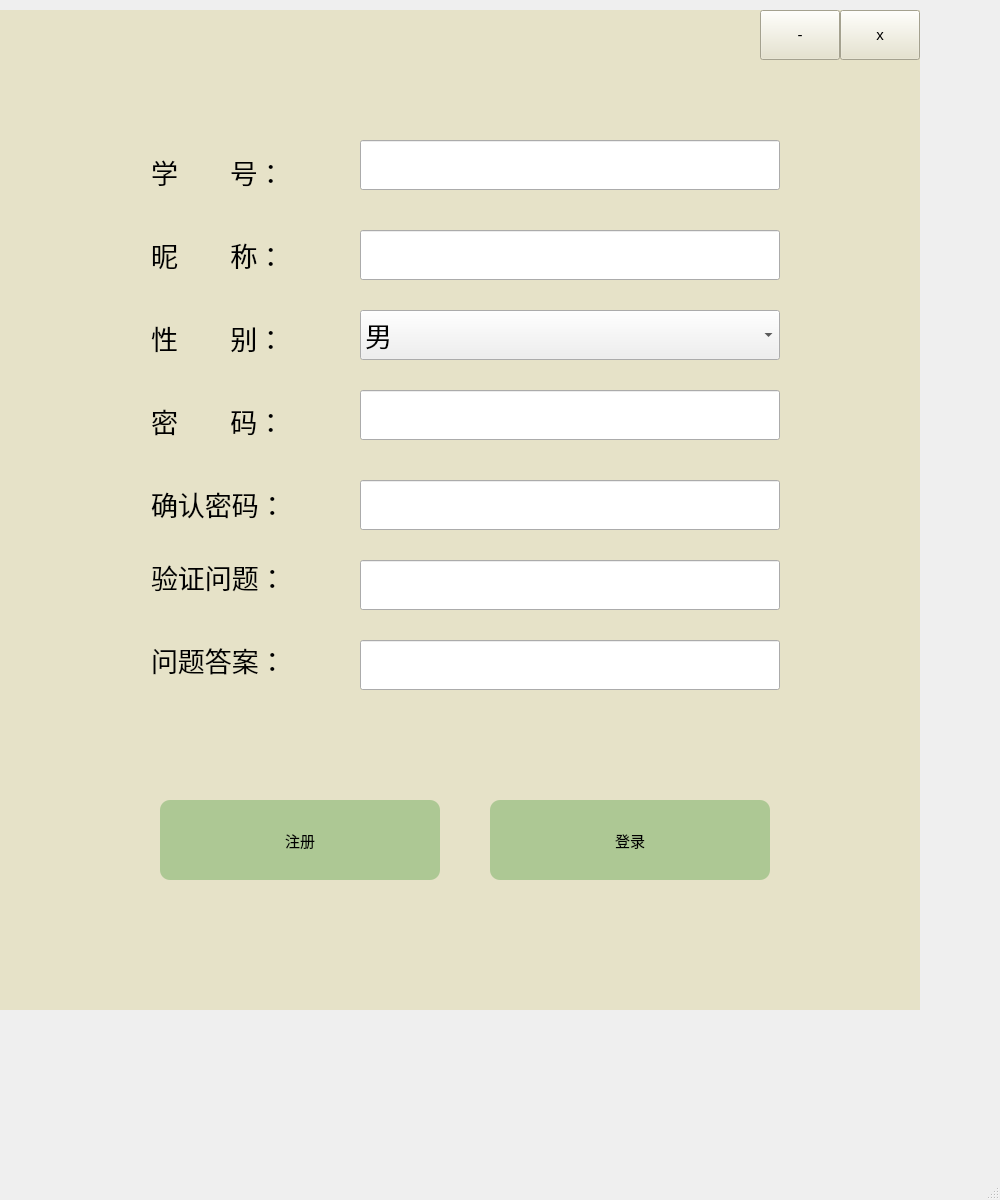
<?xml version="1.0" encoding="UTF-8"?>
<ui version="4.0">
 <class>Register</class>
 <widget class="QMainWindow" name="Register">
  <property name="geometry">
   <rect>
    <x>0</x>
    <y>0</y>
    <width>1000</width>
    <height>1200</height>
   </rect>
  </property>
  <property name="windowTitle">
   <string>MainWindow</string>
  </property>
  <widget class="QWidget" name="centralwidget">
   <widget class="QLineEdit" name="Name">
    <property name="geometry">
     <rect>
      <x>360</x>
      <y>230</y>
      <width>420</width>
      <height>50</height>
     </rect>
    </property>
    <property name="font">
     <font>
      <family>Arial</family>
      <pointsize>20</pointsize>
     </font>
    </property>
    <property name="text">
     <string/>
    </property>
   </widget>
   <widget class="QLineEdit" name="Sno">
    <property name="geometry">
     <rect>
      <x>360</x>
      <y>140</y>
      <width>420</width>
      <height>50</height>
     </rect>
    </property>
    <property name="font">
     <font>
      <family>Arial</family>
      <pointsize>20</pointsize>
     </font>
    </property>
   </widget>
   <widget class="QLineEdit" name="Key">
    <property name="geometry">
     <rect>
      <x>360</x>
      <y>390</y>
      <width>420</width>
      <height>50</height>
     </rect>
    </property>
    <property name="font">
     <font>
      <family>Arial</family>
      <pointsize>20</pointsize>
     </font>
    </property>
   </widget>
   <widget class="QLineEdit" name="C_key">
    <property name="geometry">
     <rect>
      <x>360</x>
      <y>480</y>
      <width>420</width>
      <height>50</height>
     </rect>
    </property>
    <property name="font">
     <font>
      <family>Arial</family>
      <pointsize>20</pointsize>
     </font>
    </property>
   </widget>
   <widget class="QLineEdit" name="Question">
    <property name="geometry">
     <rect>
      <x>360</x>
      <y>560</y>
      <width>420</width>
      <height>50</height>
     </rect>
    </property>
    <property name="font">
     <font>
      <family>Arial</family>
      <pointsize>20</pointsize>
     </font>
    </property>
   </widget>
   <widget class="QLineEdit" name="Answer">
    <property name="geometry">
     <rect>
      <x>360</x>
      <y>640</y>
      <width>420</width>
      <height>50</height>
     </rect>
    </property>
    <property name="font">
     <font>
      <family>Arial</family>
      <pointsize>20</pointsize>
     </font>
    </property>
   </widget>
   <widget class="QComboBox" name="Sex">
    <property name="geometry">
     <rect>
      <x>360</x>
      <y>310</y>
      <width>420</width>
      <height>50</height>
     </rect>
    </property>
    <property name="font">
     <font>
      <family>Arial</family>
      <pointsize>20</pointsize>
     </font>
    </property>
    <item>
     <property name="text">
      <string>男</string>
     </property>
    </item>
    <item>
     <property name="text">
      <string>女</string>
     </property>
    </item>
   </widget>
   <widget class="QLabel" name="label">
    <property name="geometry">
     <rect>
      <x>151</x>
      <y>151</y>
      <width>171</width>
      <height>41</height>
     </rect>
    </property>
    <property name="font">
     <font>
      <family>Arial</family>
      <pointsize>20</pointsize>
     </font>
    </property>
    <property name="text">
     <string>学       号：</string>
    </property>
   </widget>
   <widget class="QLabel" name="label_2">
    <property name="geometry">
     <rect>
      <x>151</x>
      <y>234</y>
      <width>181</width>
      <height>41</height>
     </rect>
    </property>
    <property name="font">
     <font>
      <family>Arial</family>
      <pointsize>20</pointsize>
     </font>
    </property>
    <property name="text">
     <string>昵       称：</string>
    </property>
   </widget>
   <widget class="QLabel" name="label_3">
    <property name="geometry">
     <rect>
      <x>151</x>
      <y>317</y>
      <width>191</width>
      <height>41</height>
     </rect>
    </property>
    <property name="font">
     <font>
      <family>Arial</family>
      <pointsize>20</pointsize>
     </font>
    </property>
    <property name="text">
     <string>性       别：</string>
    </property>
   </widget>
   <widget class="QLabel" name="label_4">
    <property name="geometry">
     <rect>
      <x>151</x>
      <y>400</y>
      <width>191</width>
      <height>41</height>
     </rect>
    </property>
    <property name="font">
     <font>
      <family>Arial</family>
      <pointsize>20</pointsize>
     </font>
    </property>
    <property name="text">
     <string>密       码：</string>
    </property>
   </widget>
   <widget class="QLabel" name="label_5">
    <property name="geometry">
     <rect>
      <x>151</x>
      <y>483</y>
      <width>191</width>
      <height>41</height>
     </rect>
    </property>
    <property name="font">
     <font>
      <family>Arial</family>
      <pointsize>20</pointsize>
     </font>
    </property>
    <property name="text">
     <string>确认密码：</string>
    </property>
   </widget>
   <widget class="QLabel" name="label_6">
    <property name="geometry">
     <rect>
      <x>151</x>
      <y>556</y>
      <width>191</width>
      <height>41</height>
     </rect>
    </property>
    <property name="font">
     <font>
      <family>Arial</family>
      <pointsize>20</pointsize>
     </font>
    </property>
    <property name="text">
     <string>验证问题：</string>
    </property>
   </widget>
   <widget class="QLabel" name="label_7">
    <property name="geometry">
     <rect>
      <x>151</x>
      <y>639</y>
      <width>191</width>
      <height>41</height>
     </rect>
    </property>
    <property name="font">
     <font>
      <family>Arial</family>
      <pointsize>20</pointsize>
     </font>
    </property>
    <property name="text">
     <string>问题答案：</string>
    </property>
   </widget>
   <widget class="QFrame" name="frame">
    <property name="geometry">
     <rect>
      <x>0</x>
      <y>10</y>
      <width>920</width>
      <height>1000</height>
     </rect>
    </property>
    <property name="font">
     <font>
      <pointsize>-1</pointsize>
     </font>
    </property>
    <property name="styleSheet">
     <string notr="true">*{
background:rgb(255, 255, 255);
font-size:15px;
font-style:MingLiU-ExtB;
}
QFrame{
border:sold 10px rgba(0,0,0);
background:rgb(230, 226, 200);
}
QLineEdit{
color:rgb(222, 222, 222);
background-color:rgb(230, 226, 200);
font-size:16px;
border-style:outset;
border-radius:10px;
font-style:MingLiU-ExtB;
}
QPushButton{
background:rgb(173, 200, 148);
border-style:outset;
border-radius:10px;
font-style:MingLiU-ExtB;
}
QPushButton:pressed{
background-color:rgb(180, 220, 160);
border-style:inset;
font-style:MingLiU-ExtB;
}
QCheckBox{
background:rgba(85,170,255,0);
color:rgb(0, 0, 0);
font-style:MingLiU-ExtB;
}
QLabel{
background:rgb(36, 36, 36);
color:rgb(222, 222, 222);
font-style:MingLiU-ExtB;
font-size:14px;
}
</string>
    </property>
    <property name="frameShape">
     <enum>QFrame::StyledPanel</enum>
    </property>
    <property name="frameShadow">
     <enum>QFrame::Raised</enum>
    </property>
    <widget class="QToolButton" name="Close_1">
     <property name="geometry">
      <rect>
       <x>840</x>
       <y>0</y>
       <width>80</width>
       <height>50</height>
      </rect>
     </property>
     <property name="styleSheet">
      <string notr="true">background:rgb(230, 226, 200);</string>
     </property>
     <property name="text">
      <string>x</string>
     </property>
    </widget>
    <widget class="QToolButton" name="Min_1">
     <property name="geometry">
      <rect>
       <x>760</x>
       <y>0</y>
       <width>80</width>
       <height>50</height>
      </rect>
     </property>
     <property name="styleSheet">
      <string notr="true">background:rgb(230, 226, 200);</string>
     </property>
     <property name="text">
      <string>-</string>
     </property>
    </widget>
    <widget class="QPushButton" name="Log">
     <property name="geometry">
      <rect>
       <x>490</x>
       <y>790</y>
       <width>280</width>
       <height>80</height>
      </rect>
     </property>
     <property name="font">
      <font>
       <family>Arial</family>
       <pointsize>12</pointsize>
       <weight>50</weight>
       <italic>false</italic>
       <bold>false</bold>
      </font>
     </property>
     <property name="styleSheet">
      <string notr="true">font: 12pt &quot;Arial&quot;;</string>
     </property>
     <property name="text">
      <string>登录</string>
     </property>
    </widget>
    <widget class="QPushButton" name="Reg">
     <property name="geometry">
      <rect>
       <x>160</x>
       <y>790</y>
       <width>280</width>
       <height>80</height>
      </rect>
     </property>
     <property name="font">
      <font>
       <family>Arial</family>
       <pointsize>12</pointsize>
       <weight>50</weight>
       <italic>false</italic>
       <bold>false</bold>
      </font>
     </property>
     <property name="styleSheet">
      <string notr="true">font: 12pt &quot;Arial&quot;;</string>
     </property>
     <property name="text">
      <string>注册</string>
     </property>
    </widget>
   </widget>
   <zorder>frame</zorder>
   <zorder>Name</zorder>
   <zorder>Sno</zorder>
   <zorder>Key</zorder>
   <zorder>C_key</zorder>
   <zorder>Question</zorder>
   <zorder>Answer</zorder>
   <zorder>Sex</zorder>
   <zorder>label</zorder>
   <zorder>label_2</zorder>
   <zorder>label_3</zorder>
   <zorder>label_4</zorder>
   <zorder>label_5</zorder>
   <zorder>label_6</zorder>
   <zorder>label_7</zorder>
  </widget>
  <widget class="QStatusBar" name="statusbar"/>
 </widget>
 <resources/>
 <connections/>
</ui>
